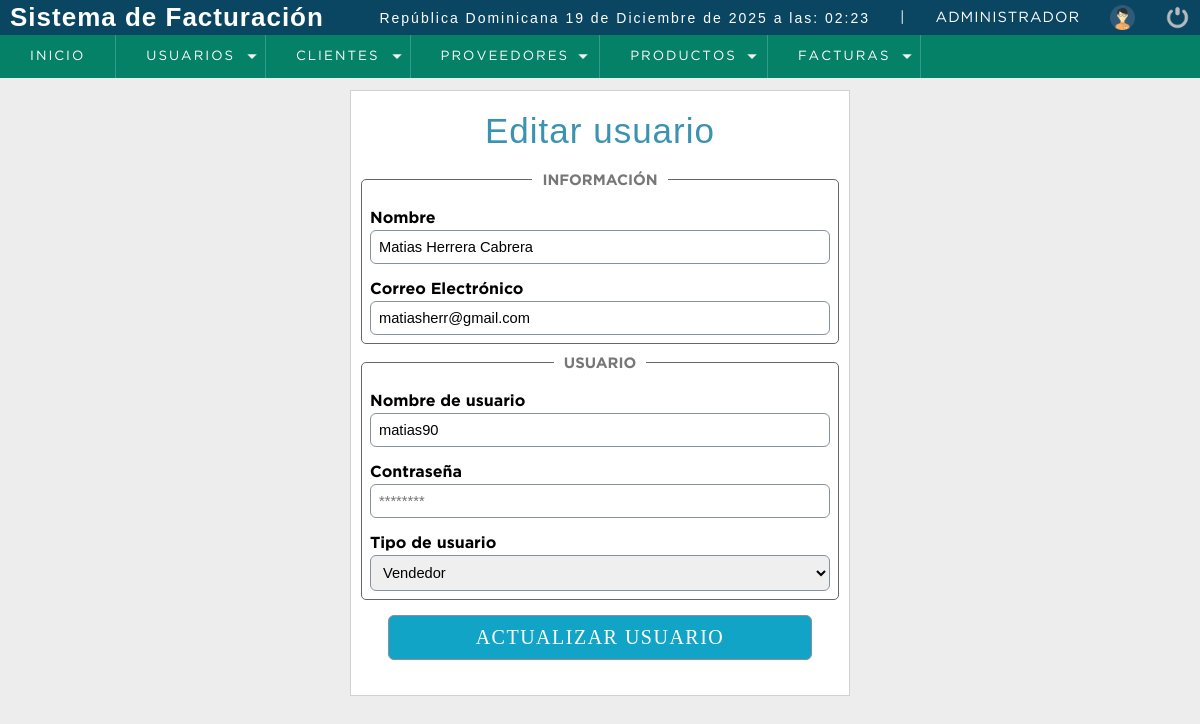
The app's page /sistema/editar_usuario.php?id=6 (signed in) with its own data.
### tables this page shows
CREATE TABLE `usuario` (
  `idusuario` int(11) NOT NULL,
  `nombre` varchar(50) DEFAULT NULL,
  `correo` varchar(100) DEFAULT NULL,
  `usuario` varchar(15) DEFAULT NULL,
  `clave` varchar(255) NOT NULL,
  `rol` int(11) DEFAULT NULL,
  `estatus` int(11) NOT NULL DEFAULT 1
);

CREATE TABLE `rol` (
  `idrol` int(11) NOT NULL,
  `rol` varchar(20) DEFAULT NULL
);

### sistema/editar_usuario.php (the view, shortened to what this page needs)
<?php
    include "../conexion.php";
    $stmt = $conection->prepare("select u.idusuario, u.nombre, u.correo, u.usuario, (u.rol) as idrol, (r.rol) as rol from usuario u
                                inner join rol r
                                on u.rol = r.idrol
                                where idusuario = ?;");
    $stmt->bind_param("i", $_GET['id']);
    $stmt->execute();
    $result = $stmt->get_result();
    if ($result->num_rows == 0) {
        header("Location: lista_usuarios.php");
    } else {
        $option = 0;
        while($data = mysqli_fetch_assoc($result)) {
            $nombre = $data['nombre'];
            $correo = $data['correo'];
            $usuario = $data['usuario'];
            $idrol = $data['idrol'];
            $rol = $data['rol'];
            if ($idrol == 1) {
                $option = '<option value="'.$idrol.'" select>'.$rol.'</option>';
            } elseif ($idrol == 2) {
                $option = '<option value="'.$idrol.'" select>'.$rol.'</option>';
            } elseif ($idrol == 3) {
                $option = '<option value="'.$idrol.'" select>'.$rol.'</option>';
            }
        }
    }
?>
<!DOCTYPE html>
<html lang="en">
<head>
    <link rel="stylesheet" href="css/style.css">
	<?php include "includes/scripts.php"; ?>
</head>
<body>
    <?php include "includes/header.php"; ?>
	<section id="container">
		<div class="form_register">
            <form action="" method="post">
                <h1>Editar usuario</h1>
                <fieldset>
                    <legend>Información</legend>
                    <label for="nombre">Nombre</label>
                    <input type="text" name="nombre" id="nombre" placeholder="Joe Random" value="<?php echo $nombre?>">
                    <label for="correo">Correo Electrónico</label>
                    <input type="email" name="correo" id="correo" placeholder="joerandom@example.com" value="<?php echo $correo?>">
                </fieldset>
                <fieldset>
                    <legend>Usuario</legend>
                    <label for="usuario">Nombre de usuario</label>
                    <input type="text" name="usuario" id="usuario" placeholder="Ingresa tu nombre de usuario" value="<?php echo $usuario?>">
                    <label for="clave">Contraseña</label>
                    <input type="password" name="clave" id="clave" placeholder="********">
                    <label for="rol">Tipo de usuario</label>
                    <select class="noitemOne" name="rol" id="rol" value="<?php echo $nombre?>">
                        <?php
                            echo $option;
                        ?>
                    </select>
                </fieldset>
                <input type="submit" value="Actualizar usuario" class="btn_save">
            </form>
        </div>
	</section>
</body>
</html>

### sistema/css/style.css (style rules this page uses)
* { margin: 0; padding: 0; box-sizing: border-box; }
body { background: #ededed; }
h1, h2, h3, h4, h5, h6 { font-family: 'arial'; font-weight: bold; letter-spacing: 1px; }
h1 { font-size: 26px; }
#container { padding: 90px 15px 15px; }
.form_register { width: 500px; margin: auto; }
.form_register h1 { color: #3c93b0; text-align: center; width: 100%; }
form { background: #fff; width: 100%; margin: auto; padding: 20px 0; border: 1px solid #d1d1d1; }
fieldset { border: 1px solid #666; border-radius: 5px; padding: 5px 8px 8px 8px; margin: 10px; }
legend { font-family: 'GothamBold'; padding: 0 10px; font-size: 15px; text-transform: uppercase; color: #777; text-align: center; }
label { display: block; font-size: 12pt; font-family: 'GothamBold'; margin: 15px auto 4px auto; }
input,select { display: block; width: 100%; font-size: 11pt; padding: 8px; border: 1px solid #85929e; border-radius: 6px; }
.noitemOne option:first-child { display:none; }
.btn_save { font-size: 15pt; font-family: 'Lucida Sans'; background: #12a4c6; padding: 10px; color: #fff; letter-spacing: 1.5px; text-transform: uppercase; cursor: pointer; margin: 15px auto; width: 85%; }
.form_register h1 { font-weight: 100; font-family:Sans-Serif; text-align: center; }
#container h1 { font-size: 35px; display: inline-block; }

### records on screen
usuario: nombre "Matias Herrera Cabrera", correo "matiasherr@gmail.com", usuario "matias90", rol "Vendedor"

### other values on screen
fechaC() "19 de Diciembre de 2025 a las: 02:23"
$_SESSION['nombre'] "ADMINISTRADOR"
